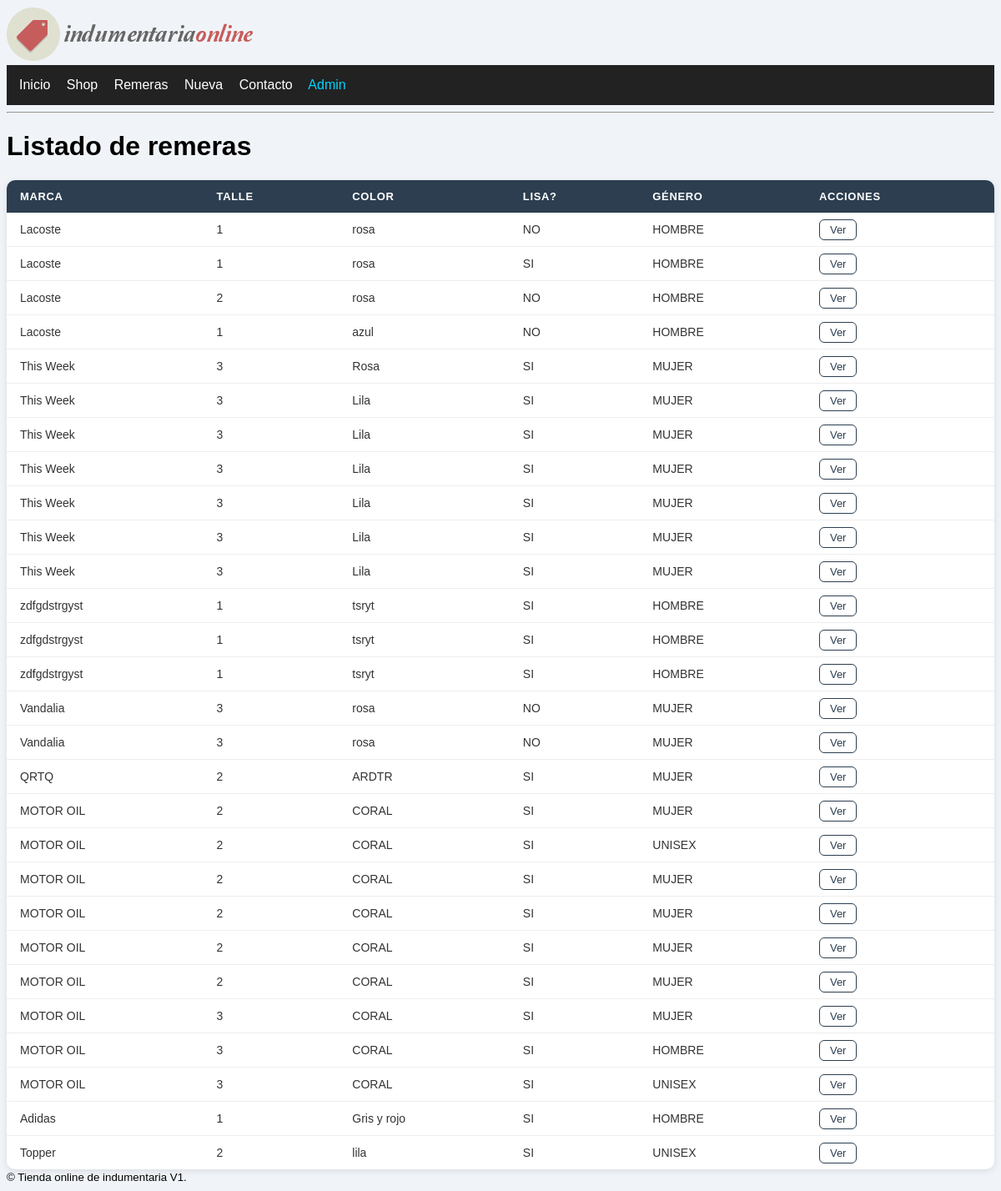
/remeras, run on an earlier commit of the app's database.
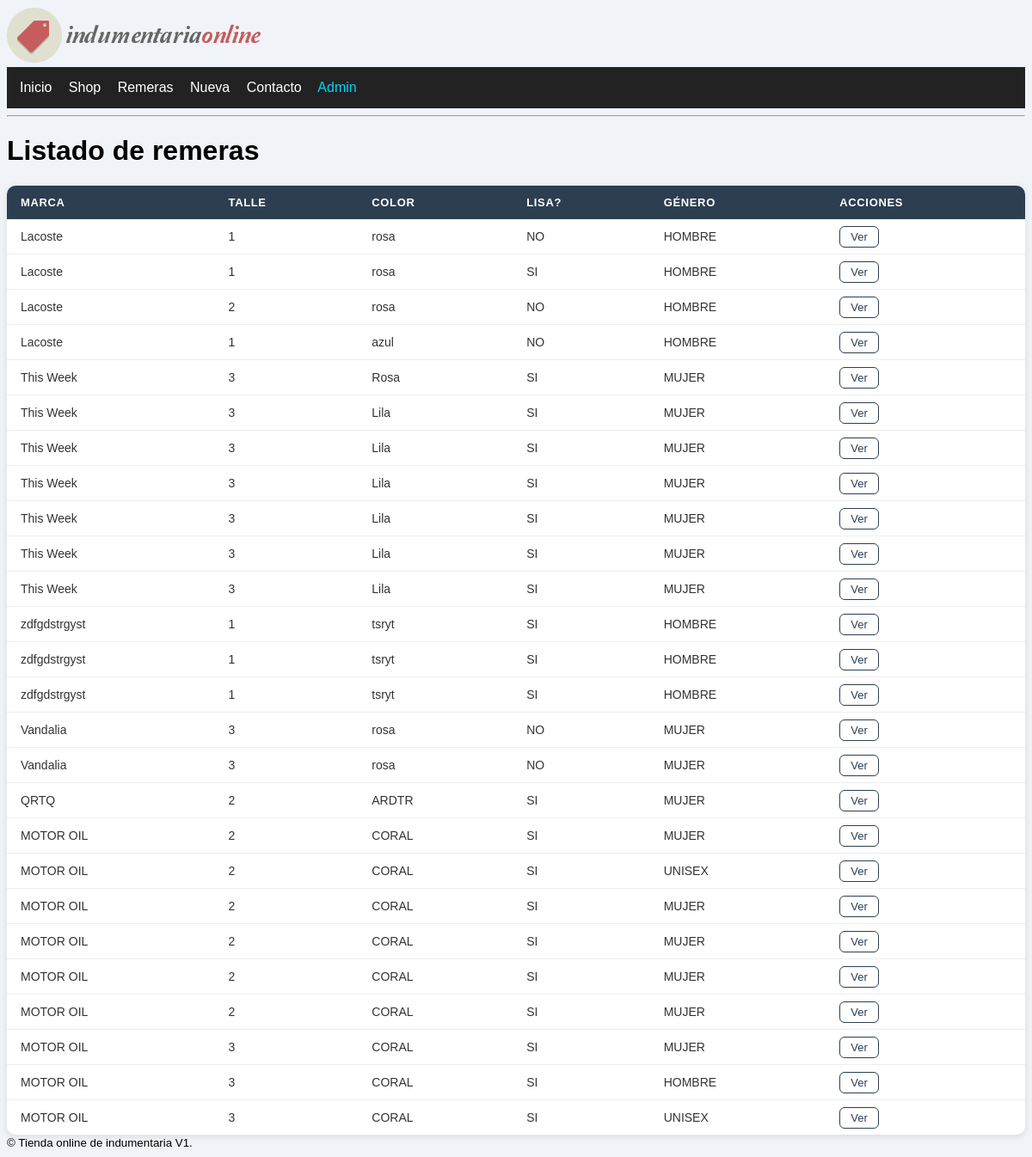
And on a later commit of the database.
### entidad/models.py (models this page shows)
class Ropa(models.Model):
    marca = models.CharField(max_length=50)
    talle = models.IntegerField()
    color = models.CharField(max_length=50)
    lisa = models.BooleanField(default=False)
    genero = models.IntegerField()

### entidad/views.py (the view)
# urls.py: path('remeras', views.remeras, name="remeras"),
def remeras(request, template_name='entidad/remeras.html'):
    remeras_list = Ropa.objects.all()
    dato = {"remeras": remeras_list}
    return render(request, template_name, dato)

### templates/entidad/remeras.html
{% extends "base.html" %}
{% load static %}
{% block titulo_principal %}
Listado de remeras
{% endblock %}
{% block principal %}
<table class="tabla-mostrar">
    <thead>
        <tr>
            <th>Marca</th>
            <th>Talle</th>
            <th>Color</th>
            <th>Lisa?</th>
            <th>Género</th>
            <th>Acciones</th>
        </tr>
    </thead>
    <tbody>
        {% for remera in remeras %}
        <tr>
            <td>{{ remera.marca }}</td>
            <td>{{ remera.talle }}</td>
            <td>{{ remera.color }}</td>
            <td>{{ remera.lisa|yesno:"SI,NO" }}</td>
            <td>
                {% if remera.genero == 1 %}
                    HOMBRE
                {% elif remera.genero == 2 %}
                    MUJER
                {% else %}
                    UNISEX
                {% endif %}
            </td>
            <td>
                <a href="/remera/{{ remera.id }}">Ver</a>
            </td>
        </tr>
        {% empty %}
        <tr>
            <td colspan="6">No hay remeras cargadas</td>
        </tr>
        {% endfor %}
    </tbody>
</table>
{% endblock %}

### templates/base.html (shortened to what this page needs)
<!DOCTYPE html>
{% load static %}
<html lang="en">
    <head>
        <link rel="stylesheet" href="{% static 'css/styles.css' %}">
    </head>
    <body>
        <img src="{% static 'images/logo.png' %}" />
        <nav style="background:#222; padding:15px;">
            <a href="/" style="color:white; margin-right:15px; text-decoration:none;">Inicio</a>
            <a href="/shop" style="color:white; margin-right:15px; text-decoration:none;">Shop</a>
            <a href="/remeras" style="color:white; margin-right:15px; text-decoration:none;">Remeras</a>
            <a href="/nueva_remera" style="color:white; margin-right:15px; text-decoration:none;">Nueva</a>
            <a href="/contacto" style="color:white; margin-right:15px; text-decoration:none;">Contacto</a>
            <a href="/admin" style="color:#00d4ff; text-decoration:none;">Admin</a>
        </nav>
        <hr>
        <h1>{% block titulo_principal %}{% endblock %}</h1>
        {% block principal %}{% endblock %}
        <footer>
            <small>&copy; Tienda online de indumentaria V1.</small>
        </footer>
    </body>
</html>

### static/css/styles.css (style rules this page uses)
body { background-color: #f0f4f8; font-family: Arial, sans-serif; }
.tabla-mostrar { width: 100%; border-collapse: collapse; margin-top: 20px; background-color: white; border-radius: 10px; overflow: hidden; box-shadow: 0 2px 8px rgba(0,0,0,0.1); }
.tabla-mostrar th { background-color: #2c3e50; color: white; padding: 12px 16px; text-align: left; font-size: 13px; letter-spacing: 0.05em; text-transform: uppercase; }
.tabla-mostrar td { padding: 12px 16px; border-bottom: 1px solid #eee; color: #333; font-size: 14px; }
.tabla-mostrar tr:last-child td { border-bottom: none; }
.tabla-mostrar a { text-decoration: none; color: #2c3e50; border: 1px solid #2c3e50; padding: 4px 12px; border-radius: 6px; font-size: 13px; transition: all 0.2s; }

What changed in the data, as far as the page shows it:
removed Ropa: marca "Adidas", talle "1", color "Gris y rojo", lisa "SI", genero "HOMBRE"
removed Ropa: marca "Topper", talle "2", color "lila", lisa "SI", genero "UNISEX"
